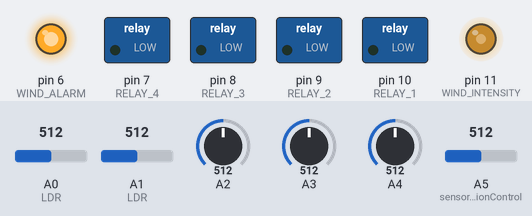
A sketch run on a simulated Arduino Uno, built with avr-gcc and run on an emulated ATmega328P. Parts: switched loads named in the sketch (green lamp = pin HIGH), output pins drawn as LEDs (lit = HIGH). The test bench sets the inputs (shaded band); at power-on: A0 (LDR) = 512, A1 (LDR) = 512, A2 = 512, A3 = 512, A4 = 512, A5 (sensorOrientationControl) = 512.

Above: at 2.8 s.
2.9 s: A0 (LDR) set to 548
5.6 s: A0 (LDR) set to 579
At 6.5 s:
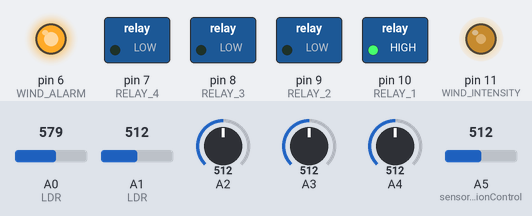
8.3 s: A1 (LDR) set to 521
11.2 s: A1 (LDR) set to 543
At 12.3 s:
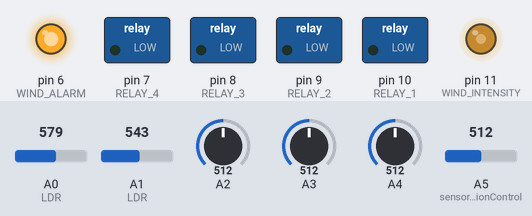
13.9 s: A2 set to 543
16.6 s: A2 set to 572
At 19.3 s:
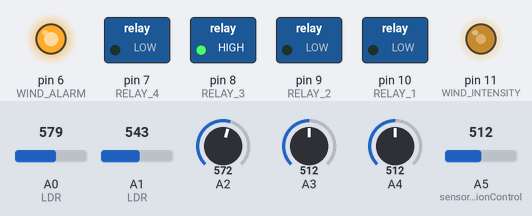
Timing chart, 0 to 20.5 s (numbered marks = the images above; inputs shaded):
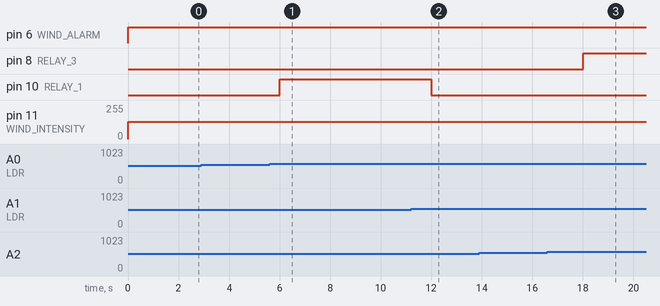

Measured:
- the behaviour switches between 561 and 562 on A0 (LDR) (found by bisection; images 0 and 1)
- the behaviour switches between 529 and 530 on A1 (LDR) (found by bisection; images 1 and 2)
- the behaviour switches between 561 and 562 on A2 (found by bisection; images 2 and 3)
- after the input at 2.9 s, every drawn part: stays the same
- after the input at 5.6 s, pin 10 (RELAY_1): LOW → HIGH after 0.40 s
- after the input at 8.3 s, every drawn part: stays the same
- after the input at 11.2 s, pin 10 (RELAY_1): HIGH → LOW after 0.81 s
- after the input at 13.9 s, every drawn part: stays the same
- after the input at 16.6 s, pin 8 (RELAY_3): LOW → HIGH after 1.4 s

The sketch:

solar-tracker.ino
```cpp
#define WIND_INTENSITY 11
#define RELAY_1 10
#define RELAY_2 9
#define RELAY_3 8
#define RELAY_4 7
#define WIND_ALARM 6

// set up loop
void setup()
{
  pinMode(WIND_INTENSITY, OUTPUT);
  pinMode(WIND_ALARM, OUTPUT);
  pinMode(RELAY_1, OUTPUT);
  pinMode(RELAY_2, OUTPUT);
  pinMode(RELAY_3, OUTPUT);
  pinMode(RELAY_4, OUTPUT);
}

// main loop
void loop()
{
  windControl();
  sensorOrientationControl();

  delay(2000);
}

void windControl()
{
    int windSpeed = analogRead(A4);
    analogWrite(WIND_INTENSITY, windSpeed / 4);
    int windSpeedNormalised = (windSpeed * (5.0 / 1023.0)) * 10;
    if(windSpeedNormalised >= 25) {
      digitalWrite(WIND_ALARM, HIGH);
    } else {
      digitalWrite(WIND_ALARM, LOW);
    }
}

void sensorOrientationControl()
{
  int toleranceNormalised = 0; // set Tolerance to 0

  int sensorTop = analogRead(A0);    // set the top LDR input to analog pin 0
  int sensorBottom = analogRead(A1); // set the bottom LDR input to analog pin 1
  int sensorLeft = analogRead(A2);   // set the left LDR input to analog pin 2
  int sensorRight = analogRead(A3);  // set the right LDR input to analog pin 3

  int sensorTopDelta = sensorTop - sensorBottom;    // Compares the difference in top and bottom
  int sensorBottomDelta = sensorBottom - sensorTop; // Compares the difference in top and bottom
  int sensorLeftDelta = sensorLeft - sensorRight;   // Compares the difference in left and right
  int sensorRightDelta = sensorRight - sensorLeft;  // Compares the difference in left and right

  int tolerance = analogRead(A5); // Reads the variable resistor value to get Tolerance
  toleranceNormalised = (tolerance * (5.0 / 1023.0)) * 20; // sets Tolerance value and changes value between 1 and 100, making use of the analog voltage https://www.deviceplus.com/arduino/the-basics-of-arduino-reading-voltage

  if ((sensorTopDelta > 0) && (sensorTopDelta >= toleranceNormalised)) // checks to see if sensor test 1 is greater then or equal to the tolerance and that sensor test 1 is a positive number
  {
    digitalWrite(RELAY_1, HIGH);
    digitalWrite(RELAY_2, LOW);
  } else if ((sensorBottomDelta > 0) && (sensorBottomDelta >= toleranceNormalised)) // checks to see if sensor test 2 is greater then or equal to the tolerance and that sensor test 2 is a positive number
  {
    digitalWrite(RELAY_1, LOW);
    digitalWrite(RELAY_2, HIGH);
  } else {
    digitalWrite(RELAY_1, LOW);
    digitalWrite(RELAY_2, LOW);
  }

  if ((sensorLeftDelta > 0) && (sensorLeftDelta >= toleranceNormalised)) // checks to see if sensor test 3 is greater then or equal to the tolerance and that sensor test 3 is a positive number
  {
    digitalWrite(RELAY_3, HIGH);
    digitalWrite(RELAY_4, LOW);
  } else if ((sensorRightDelta > 0) && (sensorRightDelta >= toleranceNormalised)) // checks to see if sensor test 4 is greater then or equal to the tolerance and that sensor test 4 is a positive number
  {
    digitalWrite(RELAY_3, LOW);
    digitalWrite(RELAY_4, HIGH);
  } else {
    digitalWrite(RELAY_3, LOW);
    digitalWrite(RELAY_4, LOW);
  }
}
```
